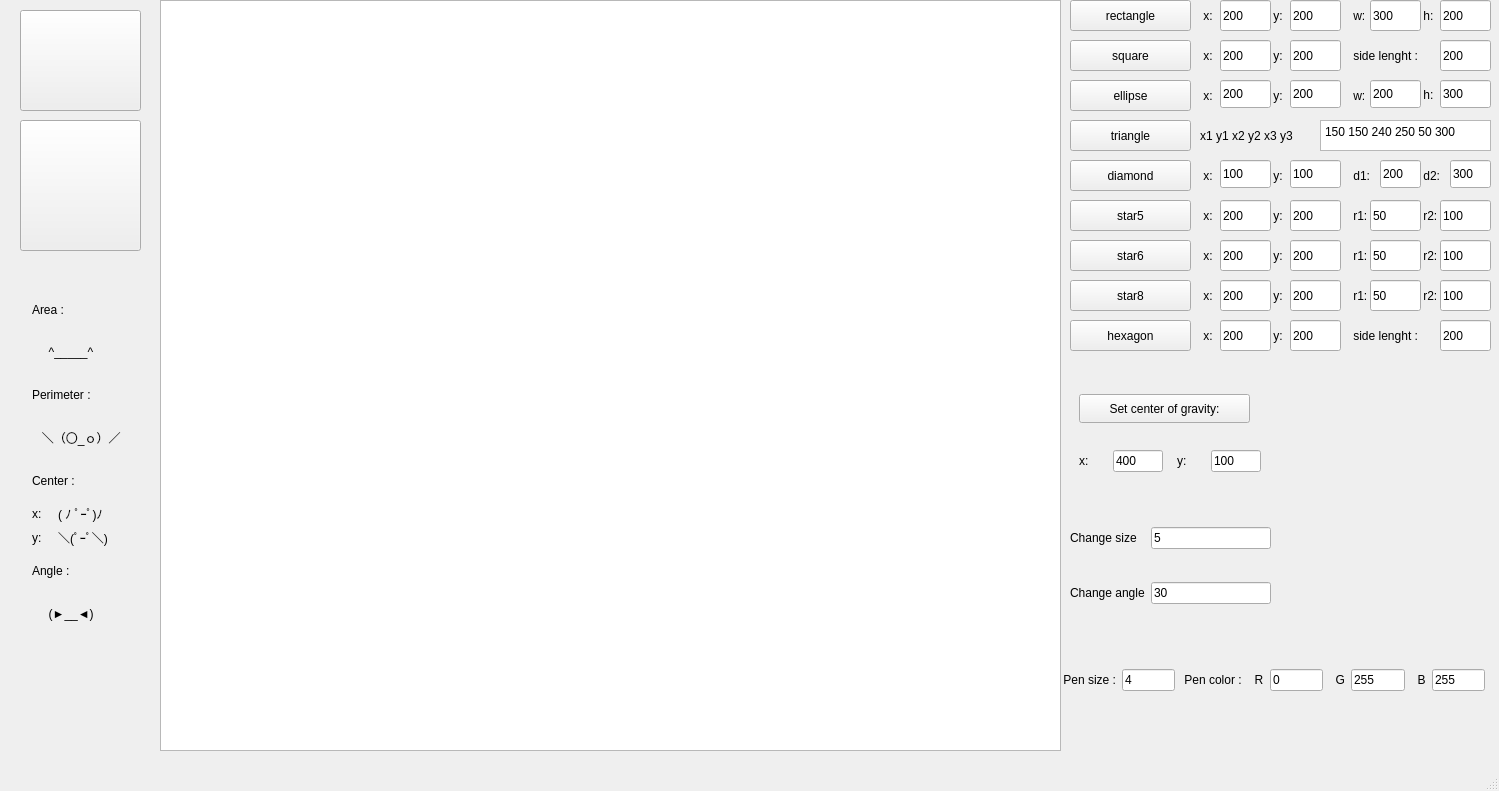
<?xml version="1.0" encoding="UTF-8"?>
<ui version="4.0">
 <class>MainWindow</class>
 <widget class="QMainWindow" name="MainWindow">
  <property name="geometry">
   <rect>
    <x>0</x>
    <y>0</y>
    <width>1499</width>
    <height>791</height>
   </rect>
  </property>
  <property name="windowTitle">
   <string>MainWindow</string>
  </property>
  <widget class="QWidget" name="centralwidget">
   <widget class="QGraphicsView" name="graphicsView">
    <property name="geometry">
     <rect>
      <x>160</x>
      <y>0</y>
      <width>901</width>
      <height>751</height>
     </rect>
    </property>
   </widget>
   <widget class="QPushButton" name="btn_rectangle">
    <property name="geometry">
     <rect>
      <x>1070</x>
      <y>0</y>
      <width>121</width>
      <height>31</height>
     </rect>
    </property>
    <property name="text">
     <string>rectangle</string>
    </property>
   </widget>
   <widget class="QLineEdit" name="rect_x">
    <property name="geometry">
     <rect>
      <x>1220</x>
      <y>0</y>
      <width>51</width>
      <height>31</height>
     </rect>
    </property>
    <property name="text">
     <string>200</string>
    </property>
   </widget>
   <widget class="QLineEdit" name="rect_y">
    <property name="geometry">
     <rect>
      <x>1290</x>
      <y>0</y>
      <width>51</width>
      <height>31</height>
     </rect>
    </property>
    <property name="text">
     <string>200</string>
    </property>
   </widget>
   <widget class="QLineEdit" name="rect_h">
    <property name="geometry">
     <rect>
      <x>1440</x>
      <y>0</y>
      <width>51</width>
      <height>31</height>
     </rect>
    </property>
    <property name="text">
     <string>200</string>
    </property>
   </widget>
   <widget class="QLineEdit" name="rect_w">
    <property name="geometry">
     <rect>
      <x>1370</x>
      <y>0</y>
      <width>51</width>
      <height>31</height>
     </rect>
    </property>
    <property name="text">
     <string>300</string>
    </property>
   </widget>
   <widget class="QLabel" name="label_1">
    <property name="geometry">
     <rect>
      <x>1200</x>
      <y>0</y>
      <width>16</width>
      <height>31</height>
     </rect>
    </property>
    <property name="text">
     <string> x:</string>
    </property>
   </widget>
   <widget class="QLabel" name="label_2">
    <property name="geometry">
     <rect>
      <x>1270</x>
      <y>0</y>
      <width>16</width>
      <height>31</height>
     </rect>
    </property>
    <property name="text">
     <string> y:</string>
    </property>
   </widget>
   <widget class="QLabel" name="label_3">
    <property name="geometry">
     <rect>
      <x>1350</x>
      <y>0</y>
      <width>21</width>
      <height>31</height>
     </rect>
    </property>
    <property name="text">
     <string> w:</string>
    </property>
   </widget>
   <widget class="QLabel" name="label_4">
    <property name="geometry">
     <rect>
      <x>1420</x>
      <y>0</y>
      <width>16</width>
      <height>31</height>
     </rect>
    </property>
    <property name="text">
     <string> h:</string>
    </property>
   </widget>
   <widget class="QPushButton" name="btn_ResetScene">
    <property name="geometry">
     <rect>
      <x>20</x>
      <y>120</y>
      <width>121</width>
      <height>131</height>
     </rect>
    </property>
    <property name="styleSheet">
     <string notr="true">#btn_ResetScene {
background-color: transparent;
border-image: url(:eraser.png);
background: none;
background-repeat: none;
}
#btn_ResetScene:pressed
{
border-image: url(:eraser.png);
}</string>
    </property>
    <property name="text">
     <string/>
    </property>
   </widget>
   <widget class="QPushButton" name="btn_triangle">
    <property name="geometry">
     <rect>
      <x>1070</x>
      <y>120</y>
      <width>121</width>
      <height>31</height>
     </rect>
    </property>
    <property name="text">
     <string>triangle</string>
    </property>
   </widget>
   <widget class="QLabel" name="label_20">
    <property name="geometry">
     <rect>
      <x>1200</x>
      <y>120</y>
      <width>110</width>
      <height>31</height>
     </rect>
    </property>
    <property name="text">
     <string>x1 y1 x2 y2 x3 y3</string>
    </property>
   </widget>
   <widget class="QTextEdit" name="triangle_xy">
    <property name="geometry">
     <rect>
      <x>1320</x>
      <y>120</y>
      <width>171</width>
      <height>31</height>
     </rect>
    </property>
    <property name="html">
     <string>&lt;!DOCTYPE HTML PUBLIC &quot;-//W3C//DTD HTML 4.0//EN&quot; &quot;http://www.w3.org/TR/REC-html40/strict.dtd&quot;&gt;
&lt;html&gt;&lt;head&gt;&lt;meta name=&quot;qrichtext&quot; content=&quot;1&quot; /&gt;&lt;meta charset=&quot;utf-8&quot; /&gt;&lt;style type=&quot;text/css&quot;&gt;
p, li { white-space: pre-wrap; }
hr { height: 1px; border-width: 0; }
li.unchecked::marker { content: &quot;\2610&quot;; }
li.checked::marker { content: &quot;\2612&quot;; }
&lt;/style&gt;&lt;/head&gt;&lt;body style=&quot; font-family:'Segoe UI'; font-size:9pt; font-weight:400; font-style:normal;&quot;&gt;
&lt;p style=&quot; margin-top:0px; margin-bottom:0px; margin-left:0px; margin-right:0px; -qt-block-indent:0; text-indent:0px;&quot;&gt;150 150 240 250 50 300&lt;/p&gt;&lt;/body&gt;&lt;/html&gt;</string>
    </property>
   </widget>
   <widget class="QPushButton" name="btn_square">
    <property name="geometry">
     <rect>
      <x>1070</x>
      <y>40</y>
      <width>121</width>
      <height>31</height>
     </rect>
    </property>
    <property name="text">
     <string>square</string>
    </property>
   </widget>
   <widget class="QPushButton" name="btn_star5">
    <property name="geometry">
     <rect>
      <x>1070</x>
      <y>200</y>
      <width>121</width>
      <height>31</height>
     </rect>
    </property>
    <property name="text">
     <string>star5</string>
    </property>
   </widget>
   <widget class="QLineEdit" name="star5_r1">
    <property name="geometry">
     <rect>
      <x>1370</x>
      <y>200</y>
      <width>51</width>
      <height>31</height>
     </rect>
    </property>
    <property name="text">
     <string>50</string>
    </property>
   </widget>
   <widget class="QLineEdit" name="star5_x">
    <property name="geometry">
     <rect>
      <x>1220</x>
      <y>200</y>
      <width>51</width>
      <height>31</height>
     </rect>
    </property>
    <property name="text">
     <string>200</string>
    </property>
   </widget>
   <widget class="QLineEdit" name="star5_r2">
    <property name="geometry">
     <rect>
      <x>1440</x>
      <y>200</y>
      <width>51</width>
      <height>31</height>
     </rect>
    </property>
    <property name="text">
     <string>100</string>
    </property>
   </widget>
   <widget class="QLineEdit" name="star5_y">
    <property name="geometry">
     <rect>
      <x>1290</x>
      <y>200</y>
      <width>51</width>
      <height>31</height>
     </rect>
    </property>
    <property name="text">
     <string>200</string>
    </property>
   </widget>
   <widget class="QLabel" name="label_18">
    <property name="geometry">
     <rect>
      <x>1420</x>
      <y>200</y>
      <width>21</width>
      <height>31</height>
     </rect>
    </property>
    <property name="text">
     <string> r2:</string>
    </property>
   </widget>
   <widget class="QLabel" name="label_26">
    <property name="geometry">
     <rect>
      <x>1270</x>
      <y>200</y>
      <width>16</width>
      <height>31</height>
     </rect>
    </property>
    <property name="text">
     <string> y:</string>
    </property>
   </widget>
   <widget class="QLabel" name="label_27">
    <property name="geometry">
     <rect>
      <x>1200</x>
      <y>200</y>
      <width>16</width>
      <height>31</height>
     </rect>
    </property>
    <property name="text">
     <string> x:</string>
    </property>
   </widget>
   <widget class="QLabel" name="label_28">
    <property name="geometry">
     <rect>
      <x>1350</x>
      <y>200</y>
      <width>21</width>
      <height>31</height>
     </rect>
    </property>
    <property name="text">
     <string> r1: </string>
    </property>
   </widget>
   <widget class="QLineEdit" name="star6_x">
    <property name="geometry">
     <rect>
      <x>1220</x>
      <y>240</y>
      <width>51</width>
      <height>31</height>
     </rect>
    </property>
    <property name="text">
     <string>200</string>
    </property>
   </widget>
   <widget class="QLabel" name="label_29">
    <property name="geometry">
     <rect>
      <x>1270</x>
      <y>240</y>
      <width>16</width>
      <height>31</height>
     </rect>
    </property>
    <property name="text">
     <string> y:</string>
    </property>
   </widget>
   <widget class="QLabel" name="label_30">
    <property name="geometry">
     <rect>
      <x>1200</x>
      <y>240</y>
      <width>16</width>
      <height>31</height>
     </rect>
    </property>
    <property name="text">
     <string> x:</string>
    </property>
   </widget>
   <widget class="QLabel" name="label_31">
    <property name="geometry">
     <rect>
      <x>1350</x>
      <y>240</y>
      <width>21</width>
      <height>31</height>
     </rect>
    </property>
    <property name="text">
     <string> r1:</string>
    </property>
   </widget>
   <widget class="QLineEdit" name="star6_r1">
    <property name="geometry">
     <rect>
      <x>1370</x>
      <y>240</y>
      <width>51</width>
      <height>31</height>
     </rect>
    </property>
    <property name="text">
     <string>50</string>
    </property>
   </widget>
   <widget class="QLabel" name="label_32">
    <property name="geometry">
     <rect>
      <x>1420</x>
      <y>240</y>
      <width>21</width>
      <height>31</height>
     </rect>
    </property>
    <property name="text">
     <string> r2:</string>
    </property>
   </widget>
   <widget class="QLineEdit" name="star6_y">
    <property name="geometry">
     <rect>
      <x>1290</x>
      <y>240</y>
      <width>51</width>
      <height>31</height>
     </rect>
    </property>
    <property name="text">
     <string>200</string>
    </property>
   </widget>
   <widget class="QPushButton" name="btn_star6">
    <property name="geometry">
     <rect>
      <x>1070</x>
      <y>240</y>
      <width>121</width>
      <height>31</height>
     </rect>
    </property>
    <property name="text">
     <string>star6</string>
    </property>
   </widget>
   <widget class="QLineEdit" name="star6_r2">
    <property name="geometry">
     <rect>
      <x>1440</x>
      <y>240</y>
      <width>51</width>
      <height>31</height>
     </rect>
    </property>
    <property name="text">
     <string>100</string>
    </property>
   </widget>
   <widget class="QLabel" name="label_33">
    <property name="geometry">
     <rect>
      <x>1270</x>
      <y>280</y>
      <width>16</width>
      <height>31</height>
     </rect>
    </property>
    <property name="text">
     <string> y:</string>
    </property>
   </widget>
   <widget class="QLineEdit" name="star8_x">
    <property name="geometry">
     <rect>
      <x>1220</x>
      <y>280</y>
      <width>51</width>
      <height>31</height>
     </rect>
    </property>
    <property name="text">
     <string>200</string>
    </property>
   </widget>
   <widget class="QLabel" name="label_34">
    <property name="geometry">
     <rect>
      <x>1420</x>
      <y>280</y>
      <width>21</width>
      <height>31</height>
     </rect>
    </property>
    <property name="text">
     <string> r2:</string>
    </property>
   </widget>
   <widget class="QPushButton" name="btn_star8">
    <property name="geometry">
     <rect>
      <x>1070</x>
      <y>280</y>
      <width>121</width>
      <height>31</height>
     </rect>
    </property>
    <property name="text">
     <string>star8</string>
    </property>
   </widget>
   <widget class="QLineEdit" name="star8_r1">
    <property name="geometry">
     <rect>
      <x>1370</x>
      <y>280</y>
      <width>51</width>
      <height>31</height>
     </rect>
    </property>
    <property name="text">
     <string>50</string>
    </property>
   </widget>
   <widget class="QLabel" name="label_35">
    <property name="geometry">
     <rect>
      <x>1350</x>
      <y>280</y>
      <width>21</width>
      <height>31</height>
     </rect>
    </property>
    <property name="text">
     <string> r1:</string>
    </property>
   </widget>
   <widget class="QLineEdit" name="star8_y">
    <property name="geometry">
     <rect>
      <x>1290</x>
      <y>280</y>
      <width>51</width>
      <height>31</height>
     </rect>
    </property>
    <property name="text">
     <string>200</string>
    </property>
   </widget>
   <widget class="QLabel" name="label_36">
    <property name="geometry">
     <rect>
      <x>1200</x>
      <y>280</y>
      <width>16</width>
      <height>31</height>
     </rect>
    </property>
    <property name="text">
     <string> x:</string>
    </property>
   </widget>
   <widget class="QLineEdit" name="star8_r2">
    <property name="geometry">
     <rect>
      <x>1440</x>
      <y>280</y>
      <width>51</width>
      <height>31</height>
     </rect>
    </property>
    <property name="text">
     <string>100</string>
    </property>
   </widget>
   <widget class="QLineEdit" name="square_sl">
    <property name="geometry">
     <rect>
      <x>1440</x>
      <y>40</y>
      <width>51</width>
      <height>31</height>
     </rect>
    </property>
    <property name="text">
     <string>200</string>
    </property>
   </widget>
   <widget class="QLineEdit" name="square_x">
    <property name="geometry">
     <rect>
      <x>1220</x>
      <y>40</y>
      <width>51</width>
      <height>31</height>
     </rect>
    </property>
    <property name="text">
     <string>200</string>
    </property>
   </widget>
   <widget class="QLineEdit" name="square_y">
    <property name="geometry">
     <rect>
      <x>1290</x>
      <y>40</y>
      <width>51</width>
      <height>31</height>
     </rect>
    </property>
    <property name="text">
     <string>200</string>
    </property>
   </widget>
   <widget class="QLabel" name="label_37">
    <property name="geometry">
     <rect>
      <x>1270</x>
      <y>40</y>
      <width>16</width>
      <height>31</height>
     </rect>
    </property>
    <property name="text">
     <string> y:</string>
    </property>
   </widget>
   <widget class="QLabel" name="label_38">
    <property name="geometry">
     <rect>
      <x>1200</x>
      <y>40</y>
      <width>16</width>
      <height>31</height>
     </rect>
    </property>
    <property name="text">
     <string> x:</string>
    </property>
   </widget>
   <widget class="QLabel" name="label_39">
    <property name="geometry">
     <rect>
      <x>1350</x>
      <y>40</y>
      <width>91</width>
      <height>31</height>
     </rect>
    </property>
    <property name="text">
     <string> side lenght :</string>
    </property>
   </widget>
   <widget class="QLabel" name="label_40">
    <property name="geometry">
     <rect>
      <x>1350</x>
      <y>320</y>
      <width>91</width>
      <height>31</height>
     </rect>
    </property>
    <property name="text">
     <string> side lenght :</string>
    </property>
   </widget>
   <widget class="QLabel" name="label_41">
    <property name="geometry">
     <rect>
      <x>1200</x>
      <y>320</y>
      <width>16</width>
      <height>31</height>
     </rect>
    </property>
    <property name="text">
     <string> x:</string>
    </property>
   </widget>
   <widget class="QLabel" name="label_42">
    <property name="geometry">
     <rect>
      <x>1270</x>
      <y>320</y>
      <width>16</width>
      <height>31</height>
     </rect>
    </property>
    <property name="text">
     <string> y:</string>
    </property>
   </widget>
   <widget class="QPushButton" name="btn_hexagon">
    <property name="geometry">
     <rect>
      <x>1070</x>
      <y>320</y>
      <width>121</width>
      <height>31</height>
     </rect>
    </property>
    <property name="text">
     <string>hexagon</string>
    </property>
   </widget>
   <widget class="QLineEdit" name="hexagon_y">
    <property name="geometry">
     <rect>
      <x>1290</x>
      <y>320</y>
      <width>51</width>
      <height>31</height>
     </rect>
    </property>
    <property name="text">
     <string>200</string>
    </property>
   </widget>
   <widget class="QLineEdit" name="hexagon_sl">
    <property name="geometry">
     <rect>
      <x>1440</x>
      <y>320</y>
      <width>51</width>
      <height>31</height>
     </rect>
    </property>
    <property name="text">
     <string>200</string>
    </property>
   </widget>
   <widget class="QLineEdit" name="hexagon_x">
    <property name="geometry">
     <rect>
      <x>1220</x>
      <y>320</y>
      <width>51</width>
      <height>31</height>
     </rect>
    </property>
    <property name="text">
     <string>200</string>
    </property>
   </widget>
   <widget class="QPushButton" name="btn_fill">
    <property name="geometry">
     <rect>
      <x>20</x>
      <y>10</y>
      <width>121</width>
      <height>101</height>
     </rect>
    </property>
    <property name="styleSheet">
     <string notr="true">#btn_fill {
background-color: transparent;
border-image: url(:bucket2.png);
background: none;
background-repeat: none;
}
#btn_fill:pressed
{
border-image: url(:bucket2.png);
}</string>
    </property>
    <property name="text">
     <string/>
    </property>
   </widget>
   <widget class="QWidget" name="layoutWidget">
    <property name="geometry">
     <rect>
      <x>1060</x>
      <y>650</y>
      <width>425</width>
      <height>61</height>
     </rect>
    </property>
    <layout class="QGridLayout" name="gridLayout_3">
     <item row="0" column="8">
      <widget class="QLabel" name="label_17">
       <property name="text">
        <string>  B</string>
       </property>
      </widget>
     </item>
     <item row="0" column="2">
      <widget class="QLabel" name="label_14">
       <property name="text">
        <string> Pen color :</string>
       </property>
      </widget>
     </item>
     <item row="0" column="3">
      <widget class="QLabel" name="label_15">
       <property name="text">
        <string>  R</string>
       </property>
      </widget>
     </item>
     <item row="0" column="9">
      <widget class="QLineEdit" name="pen_color_B">
       <property name="text">
        <string>255</string>
       </property>
      </widget>
     </item>
     <item row="0" column="6">
      <widget class="QLabel" name="label_16">
       <property name="text">
        <string>  G</string>
       </property>
      </widget>
     </item>
     <item row="0" column="0">
      <widget class="QLabel" name="label_13">
       <property name="text">
        <string> Pen size :</string>
       </property>
      </widget>
     </item>
     <item row="0" column="7">
      <widget class="QLineEdit" name="pen_color_G">
       <property name="text">
        <string>255</string>
       </property>
      </widget>
     </item>
     <item row="0" column="4">
      <widget class="QLineEdit" name="pen_color_R">
       <property name="text">
        <string>0</string>
       </property>
      </widget>
     </item>
     <item row="0" column="1">
      <widget class="QLineEdit" name="pen_size">
       <property name="text">
        <string>4</string>
       </property>
      </widget>
     </item>
    </layout>
   </widget>
   <widget class="QWidget" name="layoutWidget">
    <property name="geometry">
     <rect>
      <x>1070</x>
      <y>500</y>
      <width>201</width>
      <height>131</height>
     </rect>
    </property>
    <layout class="QGridLayout" name="gridLayout_4">
     <item row="0" column="0">
      <widget class="QLabel" name="label_19">
       <property name="maximumSize">
        <size>
         <width>200</width>
         <height>16777215</height>
        </size>
       </property>
       <property name="text">
        <string>Change size</string>
       </property>
       <property name="textFormat">
        <enum>Qt::AutoText</enum>
       </property>
       <property name="indent">
        <number>-3</number>
       </property>
      </widget>
     </item>
     <item row="1" column="0">
      <widget class="QLabel" name="label_25">
       <property name="maximumSize">
        <size>
         <width>200</width>
         <height>16777215</height>
        </size>
       </property>
       <property name="text">
        <string>Change angle</string>
       </property>
       <property name="textFormat">
        <enum>Qt::AutoText</enum>
       </property>
       <property name="indent">
        <number>-3</number>
       </property>
      </widget>
     </item>
     <item row="0" column="1">
      <widget class="QLineEdit" name="size">
       <property name="text">
        <string>5</string>
       </property>
      </widget>
     </item>
     <item row="1" column="1">
      <widget class="QLineEdit" name="rotate_angle">
       <property name="text">
        <string>30</string>
       </property>
      </widget>
     </item>
    </layout>
   </widget>
   <widget class="QPushButton" name="Tgravity">
    <property name="geometry">
     <rect>
      <x>1079</x>
      <y>394</y>
      <width>171</width>
      <height>29</height>
     </rect>
    </property>
    <property name="minimumSize">
     <size>
      <width>100</width>
      <height>0</height>
     </size>
    </property>
    <property name="text">
     <string>Set center of gravity:</string>
    </property>
   </widget>
   <widget class="QWidget" name="">
    <property name="geometry">
     <rect>
      <x>1071</x>
      <y>430</y>
      <width>201</width>
      <height>63</height>
     </rect>
    </property>
    <layout class="QGridLayout" name="gridLayout_8">
     <item row="0" column="0">
      <widget class="QLabel" name="Tx_2">
       <property name="maximumSize">
        <size>
         <width>20</width>
         <height>16777215</height>
        </size>
       </property>
       <property name="text">
        <string>x:</string>
       </property>
       <property name="textFormat">
        <enum>Qt::AutoText</enum>
       </property>
       <property name="indent">
        <number>-3</number>
       </property>
      </widget>
     </item>
     <item row="0" column="2">
      <widget class="QLabel" name="Ty_2">
       <property name="maximumSize">
        <size>
         <width>20</width>
         <height>16777215</height>
        </size>
       </property>
       <property name="text">
        <string>y:</string>
       </property>
       <property name="textFormat">
        <enum>Qt::AutoText</enum>
       </property>
       <property name="indent">
        <number>-3</number>
       </property>
      </widget>
     </item>
     <item row="0" column="1">
      <widget class="QLineEdit" name="centergravity_x">
       <property name="maximumSize">
        <size>
         <width>50</width>
         <height>16777215</height>
        </size>
       </property>
       <property name="text">
        <string>400</string>
       </property>
       <property name="maxLength">
        <number>3</number>
       </property>
      </widget>
     </item>
     <item row="0" column="3">
      <widget class="QLineEdit" name="centergravity_y">
       <property name="maximumSize">
        <size>
         <width>50</width>
         <height>16777215</height>
        </size>
       </property>
       <property name="text">
        <string>100</string>
       </property>
       <property name="maxLength">
        <number>3</number>
       </property>
      </widget>
     </item>
    </layout>
   </widget>
   <widget class="QWidget" name="">
    <property name="geometry">
     <rect>
      <x>20</x>
      <y>291</y>
      <width>131</width>
      <height>341</height>
     </rect>
    </property>
    <layout class="QGridLayout" name="gridLayout_2">
     <item row="0" column="0">
      <widget class="QLabel" name="label_9">
       <property name="text">
        <string>Area :</string>
       </property>
      </widget>
     </item>
     <item row="1" column="0">
      <widget class="QLabel" name="area">
       <property name="text">
        <string>     ^_____^</string>
       </property>
      </widget>
     </item>
     <item row="2" column="0">
      <widget class="QLabel" name="label_10">
       <property name="text">
        <string>Perimeter :</string>
       </property>
      </widget>
     </item>
     <item row="3" column="0">
      <widget class="QLabel" name="perimeter">
       <property name="text">
        <string>   ＼（〇_ｏ）／</string>
       </property>
      </widget>
     </item>
     <item row="4" column="0">
      <widget class="QLabel" name="label_11">
       <property name="text">
        <string>Center :</string>
       </property>
      </widget>
     </item>
     <item row="5" column="0">
      <layout class="QGridLayout" name="gridLayout">
       <item row="0" column="0">
        <widget class="QLabel" name="Tx">
         <property name="maximumSize">
          <size>
           <width>20</width>
           <height>16777215</height>
          </size>
         </property>
         <property name="text">
          <string>x:</string>
         </property>
         <property name="textFormat">
          <enum>Qt::AutoText</enum>
         </property>
         <property name="indent">
          <number>-3</number>
         </property>
        </widget>
       </item>
       <item row="0" column="1">
        <widget class="QLabel" name="center_x">
         <property name="maximumSize">
          <size>
           <width>80</width>
           <height>16777215</height>
          </size>
         </property>
         <property name="text">
          <string>( ﾉ ﾟｰﾟ)ﾉ</string>
         </property>
         <property name="textFormat">
          <enum>Qt::AutoText</enum>
         </property>
         <property name="indent">
          <number>-3</number>
         </property>
        </widget>
       </item>
       <item row="1" column="0">
        <widget class="QLabel" name="Ty">
         <property name="maximumSize">
          <size>
           <width>20</width>
           <height>16777215</height>
          </size>
         </property>
         <property name="text">
          <string>y:</string>
         </property>
         <property name="textFormat">
          <enum>Qt::AutoText</enum>
         </property>
         <property name="indent">
          <number>-3</number>
         </property>
        </widget>
       </item>
       <item row="1" column="1">
        <widget class="QLabel" name="center_y">
         <property name="maximumSize">
          <size>
           <width>80</width>
           <height>16777215</height>
          </size>
         </property>
         <property name="text">
          <string>＼(ﾟｰﾟ＼)</string>
         </property>
         <property name="textFormat">
          <enum>Qt::AutoText</enum>
         </property>
         <property name="indent">
          <number>-3</number>
         </property>
        </widget>
       </item>
      </layout>
     </item>
     <item row="6" column="0">
      <widget class="QLabel" name="label_12">
       <property name="text">
        <string>Angle :</string>
       </property>
      </widget>
     </item>
     <item row="7" column="0">
      <widget class="QLabel" name="angle">
       <property name="text">
        <string>     (►__◄)</string>
       </property>
      </widget>
     </item>
    </layout>
   </widget>
   <widget class="QLineEdit" name="ellipse_w">
    <property name="geometry">
     <rect>
      <x>1370</x>
      <y>80</y>
      <width>51</width>
      <height>28</height>
     </rect>
    </property>
    <property name="text">
     <string>200</string>
    </property>
   </widget>
   <widget class="QLineEdit" name="ellipse_y">
    <property name="geometry">
     <rect>
      <x>1290</x>
      <y>80</y>
      <width>51</width>
      <height>28</height>
     </rect>
    </property>
    <property name="text">
     <string>200</string>
    </property>
   </widget>
   <widget class="QLineEdit" name="ellipse_x">
    <property name="geometry">
     <rect>
      <x>1220</x>
      <y>80</y>
      <width>51</width>
      <height>28</height>
     </rect>
    </property>
    <property name="text">
     <string>200</string>
    </property>
   </widget>
   <widget class="QLabel" name="label_6">
    <property name="geometry">
     <rect>
      <x>1270</x>
      <y>80</y>
      <width>20</width>
      <height>31</height>
     </rect>
    </property>
    <property name="text">
     <string> y:</string>
    </property>
   </widget>
   <widget class="QLabel" name="label_7">
    <property name="geometry">
     <rect>
      <x>1350</x>
      <y>80</y>
      <width>20</width>
      <height>31</height>
     </rect>
    </property>
    <property name="text">
     <string> w:</string>
    </property>
   </widget>
   <widget class="QLabel" name="label_8">
    <property name="geometry">
     <rect>
      <x>1420</x>
      <y>79</y>
      <width>20</width>
      <height>31</height>
     </rect>
    </property>
    <property name="text">
     <string> h:</string>
    </property>
   </widget>
   <widget class="QLabel" name="label_5">
    <property name="geometry">
     <rect>
      <x>1200</x>
      <y>80</y>
      <width>16</width>
      <height>31</height>
     </rect>
    </property>
    <property name="text">
     <string> x:</string>
    </property>
   </widget>
   <widget class="QLineEdit" name="ellipse_h">
    <property name="geometry">
     <rect>
      <x>1440</x>
      <y>80</y>
      <width>51</width>
      <height>28</height>
     </rect>
    </property>
    <property name="text">
     <string>300</string>
    </property>
   </widget>
   <widget class="QPushButton" name="btn_ellipse">
    <property name="geometry">
     <rect>
      <x>1070</x>
      <y>80</y>
      <width>121</width>
      <height>31</height>
     </rect>
    </property>
    <property name="text">
     <string>ellipse</string>
    </property>
   </widget>
   <widget class="QLabel" name="label_23">
    <property name="geometry">
     <rect>
      <x>1350</x>
      <y>160</y>
      <width>24</width>
      <height>31</height>
     </rect>
    </property>
    <property name="text">
     <string> d1:</string>
    </property>
   </widget>
   <widget class="QLineEdit" name="romb_d1">
    <property name="geometry">
     <rect>
      <x>1380</x>
      <y>160</y>
      <width>41</width>
      <height>28</height>
     </rect>
    </property>
    <property name="text">
     <string>200</string>
    </property>
   </widget>
   <widget class="QLabel" name="label_22">
    <property name="geometry">
     <rect>
      <x>1200</x>
      <y>160</y>
      <width>20</width>
      <height>31</height>
     </rect>
    </property>
    <property name="text">
     <string> x:</string>
    </property>
   </widget>
   <widget class="QLabel" name="label_21">
    <property name="geometry">
     <rect>
      <x>1420</x>
      <y>160</y>
      <width>24</width>
      <height>31</height>
     </rect>
    </property>
    <property name="text">
     <string> d2:</string>
    </property>
   </widget>
   <widget class="QLineEdit" name="romb_y">
    <property name="geometry">
     <rect>
      <x>1290</x>
      <y>160</y>
      <width>51</width>
      <height>28</height>
     </rect>
    </property>
    <property name="text">
     <string>100</string>
    </property>
   </widget>
   <widget class="QLineEdit" name="romb_x">
    <property name="geometry">
     <rect>
      <x>1220</x>
      <y>160</y>
      <width>51</width>
      <height>28</height>
     </rect>
    </property>
    <property name="text">
     <string>100</string>
    </property>
   </widget>
   <widget class="QLineEdit" name="romb_d2">
    <property name="geometry">
     <rect>
      <x>1450</x>
      <y>160</y>
      <width>41</width>
      <height>28</height>
     </rect>
    </property>
    <property name="text">
     <string>300</string>
    </property>
   </widget>
   <widget class="QPushButton" name="btn_diamond">
    <property name="geometry">
     <rect>
      <x>1070</x>
      <y>160</y>
      <width>121</width>
      <height>31</height>
     </rect>
    </property>
    <property name="text">
     <string>diamond</string>
    </property>
   </widget>
   <widget class="QLabel" name="label_24">
    <property name="geometry">
     <rect>
      <x>1270</x>
      <y>160</y>
      <width>20</width>
      <height>31</height>
     </rect>
    </property>
    <property name="text">
     <string> y:</string>
    </property>
   </widget>
  </widget>
  <widget class="QMenuBar" name="menubar">
   <property name="geometry">
    <rect>
     <x>0</x>
     <y>0</y>
     <width>1499</width>
     <height>25</height>
    </rect>
   </property>
  </widget>
  <widget class="QStatusBar" name="statusbar"/>
 </widget>
 <resources/>
 <connections/>
</ui>
